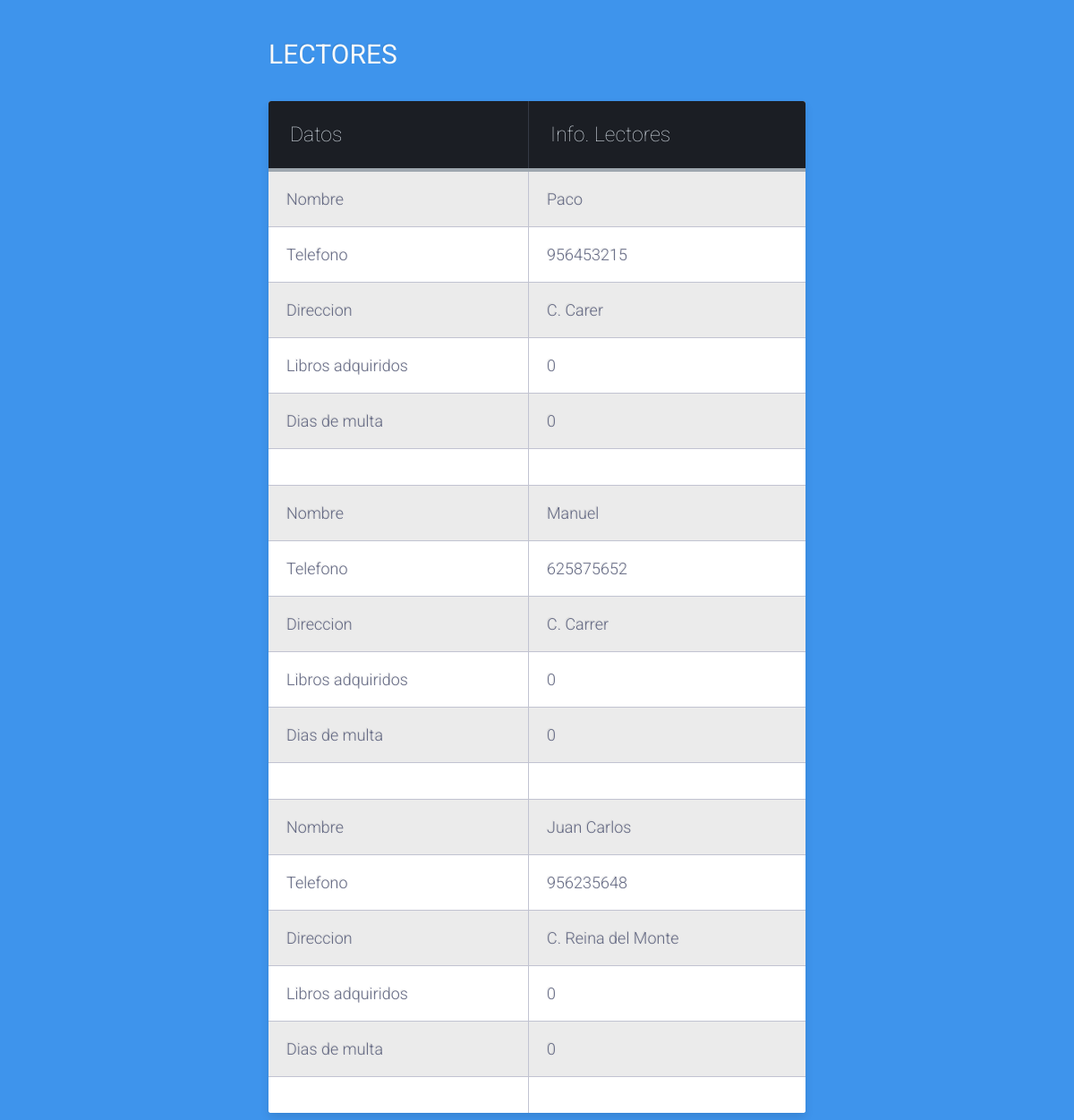
/lectores, run on the app's committed database.
### tables this page shows
CREATE TABLE "Lector" (
	"id_lector"	INTEGER NOT NULL PRIMARY KEY AUTOINCREMENT,
	"Nombre"	varchar(25) NOT NULL,
	"Telefono"	varchar(25) NOT NULL,
	"Direccion"	varchar(25) NOT NULL,
	"Num_libros_prestados"	INTEGER NOT NULL,
	"Dias_multa"	INTEGER NOT NULL
);

### run.py (the view)
@app.route('/lectores')
def mostrarLector():
    lector.extractInfo()
    return render_template("Lectores.html", nombre=lector.nombre, telefono=lector.telefono,
                           direccion=lector.direccion, num_libros=lector.num_libros_prestados,
                           dias_multa=lector.dias_multa, num=lector.num)

### lector.py (called while the page is built)
    def extractInfo(self):
        del self.id_lector[:], self.nombre[:], self.telefono[:], self.direccion[:], self.num_libros_prestados[:], self.dias_multa[:]
        sql = sqlite3.connect("Biblioteca_bd.db", timeout=10)
        query = "SELECT * from Lector;"
        result = sql.execute(query)
        for lector in result:
            self.id_lector.append(lector[0])
            self.nombre.append(lector[1])
            self.telefono.append(lector[2])
            self.direccion.append(lector[3])
            self.num_libros_prestados.append(lector[4])
            self.dias_multa.append(lector[5])
        self.num = len(self.nombre)
        sql.close()

### templates/Lectores.html (shortened to what this page needs)
<html lang="es">
<head>
    <link href="../static/css/mycss.css" rel="stylesheet">
</head>
<body>
<div class="table-title">
<h3>Lectores</h3>
</div>
<table class="table-fill">
<thead>
<tr>
<th class="text-left">Datos</th>
<th class="text-left"> Info. Lectores</th>
</tr>
</thead>
<tbody class="table-hover">
{% for i in range(num) %}
    <tr>
        <td class="text-left">Nombre</td>
        <td class="text-left">{{ nombre[i] }}</td>
    </tr>
    <tr>
        <td class="text-left">Telefono</td>
        <td class="text-left">{{ telefono[i] }}</td>
    </tr>
    <tr>
        <td class="text-left">Direccion</td>
        <td class="text-left">{{ direccion[i] }}</td>
    </tr>
    <tr>
        <td class="text-left">Libros adquiridos</td>
        <td class="text-left">{{ num_libros[i] }}</td>
    </tr>
    <tr>
        <td class="text-left">Dias de multa</td>
        <td class="text-left">{{ dias_multa[i] }}</td>
    </tr>
    <tr>
        <td></td>
        <td></td>
    </tr>
{% endfor %}
</tbody>
</table>
  </body>
</html>

### static/css/mycss.css (style rules this page uses)
body { background-color: #3e94ec; font-family: "Roboto", helvetica, arial, sans-serif; font-size: 16px; font-weight: 400; text-rendering: optimizeLegibility; }
div.table-title { display: block; margin: auto; max-width: 600px; padding:5px; width: 100%; }
.table-title h3 { color: #fafafa; font-size: 30px; font-weight: 400; font-style:normal; font-family: "Roboto", helvetica, arial, sans-serif; text-shadow: -1px -1px 1px rgba(0, 0, 0, 0.1); text-transform:uppercase; }
.table-fill { background: white; border-radius:3px; border-collapse: collapse; height: 320px; margin: auto; max-width: 600px; padding:5px; width: 100%; box-shadow: 0 5px 10px rgba(0, 0, 0, 0.1); animation: float 5s infinite; }
th { color:#D5DDE5;; background:#1b1e24; border-bottom:4px solid #9ea7af; border-right: 1px solid #343a45; font-size:23px; font-weight: 100; padding:24px; text-align:left; text-shadow: 0 1px 1px rgba(0, 0, 0, 0.1); vertical-align:middle; }
th:first-child { border-top-left-radius:3px; }
th:last-child { border-top-right-radius:3px; border-right:none; }
tr { border-top: 1px solid #C1C3D1; border-bottom-: 1px solid #C1C3D1; color:#666B85; font-size:16px; font-weight:normal; text-shadow: 0 1px 1px rgba(256, 256, 256, 0.1); }
tr:first-child { border-top:none; }
tr:last-child { border-bottom:none; }
tr:nth-child(odd) td { background:#EBEBEB; }
tr:last-child td:first-child { border-bottom-left-radius:3px; }
tr:last-child td:last-child { border-bottom-right-radius:3px; }
td { background:#FFFFFF; padding:20px; text-align:left; vertical-align:middle; font-weight:300; font-size:18px; text-shadow: -1px -1px 1px rgba(0, 0, 0, 0.1); border-right: 1px solid #C1C3D1; }
td:last-child { border-right: 0px; }
th.text-left { text-align: left; }
td.text-left { text-align: left; }

### data on the page
Lector: Nombre "Paco", Telefono "956453215", Direccion "C. Carer"
Lector: Nombre "Manuel", Telefono "625875652", Direccion "C. Carrer"
Lector: Nombre "Juan Carlos", Telefono "956235648", Direccion "C. Reina del Monte"

### other printed values
{{ num_libros[i] }} "0" "0" "0"
{{ dias_multa[i] }} "0" "0" "0"
